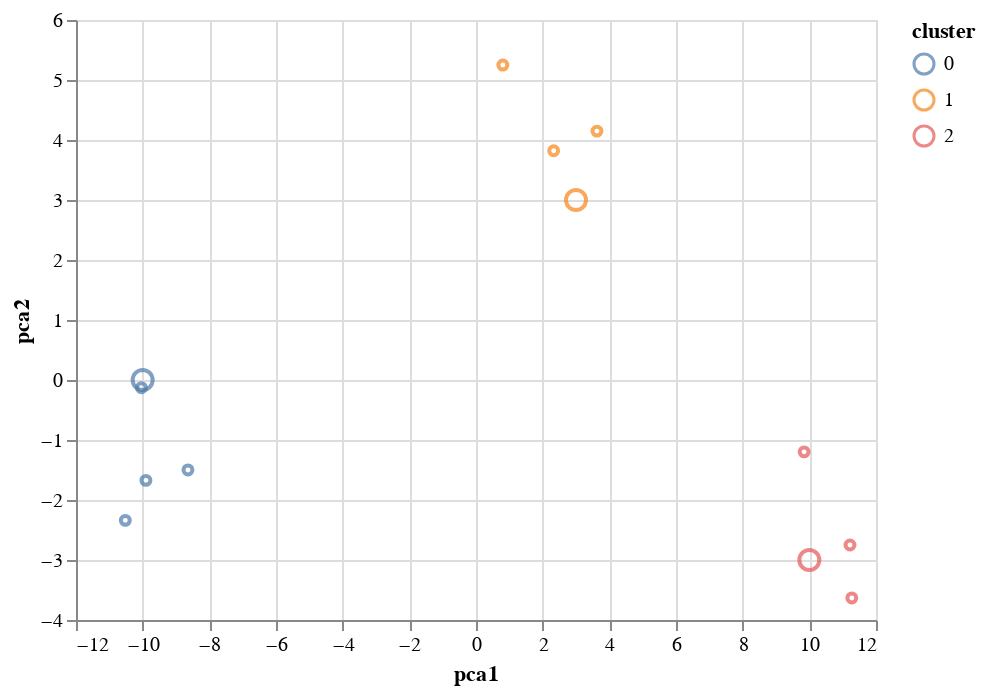

Notebook code for this chart:
### Code cell
X, y = make_blobs(n_samples=10, centers=3, n_features=3, random_state=10)
centroids = np.array([[-10,0], [3,3], [10,-3]])    
c= show_clusters(X, y, centroids)
c

### Figure 1 — Vega-Lite specification as saved in the notebook (floating-point values rounded to 4 significant figures)
{"config": {"view": {"continuousWidth": 400, "continuousHeight": 300}}, "layer": [{"data": {"name": "data-2d3215576a0447e7333278d2608b78d3"}, "mark": {"type": "point", "size": 20}, "encoding": {"color": {"type": "nominal", "field": "cluster"}, "x": {"type": "quantitative", "field": "pca1"}, "y": {"type": "quantitative", "field": "pca2"}}}, {"data": {"name": "data-168960513e53efeca5cb3b3f8e4f67a5"}, "mark": {"type": "point", "size": 100}, "encoding": {"color": {"type": "nominal", "field": "cluster"}, "x": {"type": "quantitative", "field": "pca1"}, "y": {"type": "quantitative", "field": "pca2"}}}], "$schema": "https://vega.github.io/schema/vega-lite/v4.8.1.json", "datasets": {"data-2d3215576a0447e7333278d2608b78d3": [{"pca1": -8.641, "pca2": -1.499, "cluster": "0"}, {"pca1": -10.04, "pca2": -0.1276, "cluster": "0"}, {"pca1": 11.27, "pca2": -3.632, "cluster": "2"}, {"pca1": 9.844, "pca2": -1.198, "cluster": "2"}, {"pca1": -9.903, "pca2": -1.673, "cluster": "0"}, {"pca1": 0.8049, "pca2": 5.248, "cluster": "1"}, {"pca1": -10.52, "pca2": -2.339, "cluster": "0"}, {"pca1": 11.22, "pca2": -2.75, "cluster": "2"}, {"pca1": 2.33, "pca2": 3.821, "cluster": "1"}, {"pca1": 3.629, "pca2": 4.148, "cluster": "1"}], "data-168960513e53efeca5cb3b3f8e4f67a5": [{"pca1": -10, "pca2": 0, "cluster": "0"}, {"pca1": 3, "pca2": 3, "cluster": "1"}, {"pca1": 10, "pca2": -3, "cluster": "2"}]}}
